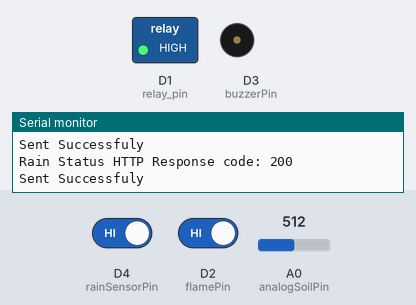
The sketch below on a simulated ESP8266 (NodeMCU). Shown: switched loads named in the sketch (green lamp = pin HIGH), buzzer (waves = sounding, pin HIGH), the last lines printed to the serial monitor. The inputs (shaded band) are chosen by the test bench; at power-on: D2 (flamePin) HIGH, A0 (analogSoilPin) = 512, D4 (rainSensorPin) HIGH. WiFi joins after 1.5 s; servers stay silent unless stated; uploads are accepted with an empty reply.

Above: at 3.0 s.
3.1 s: D2 (flamePin) driven LOW
At 8.9 s:
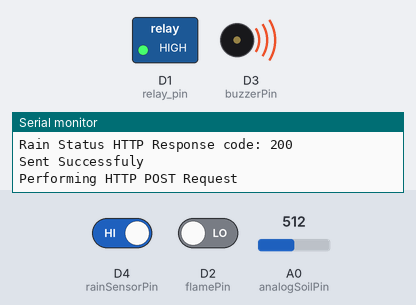
10.0 s: A0 (analogSoilPin) set to 632
16.9 s: A0 (analogSoilPin) set to 652
At 20.7 s:
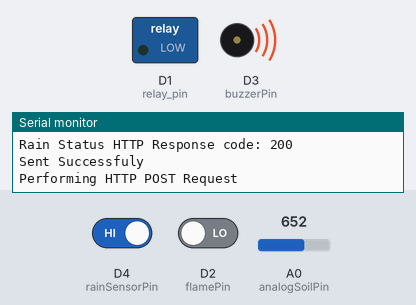
23.8 s: A0 (analogSoilPin) set to 511
At 27.8 s:
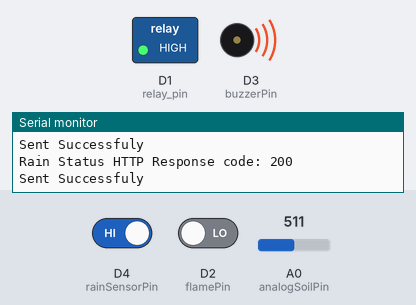
30.7 s: A0 (analogSoilPin) set to 716
At 33.7 s:
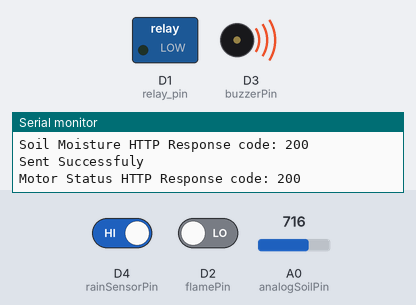
Timing chart, 0 to 35.2 s (numbered marks = the images above; inputs shaded):
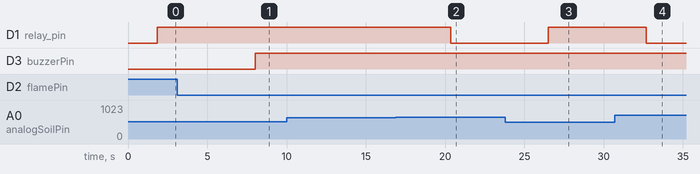

The sketch:

Board_1_Post_Request.ino
```cpp
#include <ESP8266WiFi.h>
#include <ESP8266HTTPClient.h>
#include <ArduinoJson.h>

const char* ssid = "Error 404";
const char* password = "Error404_there_is_no_password&";
const char* server = "mazr3ty-back.onrender.com";
const int port = 443; // HTTPS port

WiFiClientSecure client;

const char* email = "abdalrahmanhendawy@gmail.com";
const char* pass = "123456789";

String accessToken; // Store the access token

const int analogSoilPin = A0;   // Soil moisture sensor pin
const int relay_pin = D1;       // Motor relay pin
const int flamePin = D2;        // Flame sensor pin
const int buzzerPin = D3;       // Buzzer pin
const int rainSensorPin = D4;   // Rain sensor pin

void setup() {
    Serial.begin(9600);
    delay(100);

    // Connect to Wi-Fi
    WiFi.begin(ssid, password);
    Serial.print("Connecting to WiFi");
    while (WiFi.status() != WL_CONNECTED) {
        delay(500);
        Serial.print(".");
    }
    Serial.println("Connected to WiFi");

    // Set the root CA certificate
    client.setInsecure();

    // Authenticate user
    if (!authenticateUser()) {
        Serial.println("\nAuthentication failed! You don't have access to Login to send or get data");
        return;
    }
    else {
        Serial.println("\nWelcome Mohamed Nabih.. Just a second and i will Send the Requests ♥ ");
    }


    // Initialize pins
    pinMode(relay_pin, OUTPUT);
    pinMode(flamePin, INPUT);
    pinMode(buzzerPin, OUTPUT);
    pinMode(rainSensorPin, INPUT);
}

void loop() {
    // Check WiFi connection status
    if (WiFi.status() == WL_CONNECTED) {
        Serial.println("\nPerforming HTTP POST Request\n");

        // Read soil moisture sensor value and Motor State
        int moistureValueSensor = analogRead(analogSoilPin);
        int moistureValue = map(moistureValueSensor,1017,100,0,100);
        bool motorStatus = getMotorStatus(moistureValue);

        // Read flame sensor value
        bool fireStatus = detectFire();

        // Read rain sensor value
        bool rainStatus = detectRain();

        // Create a JSON document for soil moisture
        DynamicJsonDocument soilMoistureJson(200);
        soilMoistureJson["outputPercentage"] = moistureValue;
        String soilMoisturePayload;
        serializeJson(soilMoistureJson, soilMoisturePayload);

        // Create a JSON document for motor status
        DynamicJsonDocument motorStatusJson(200);
        motorStatusJson["motorStatus"] = motorStatus;
        String motorStatusPayload;
        serializeJson(motorStatusJson, motorStatusPayload);

        // Create a JSON document for flame status
        DynamicJsonDocument flameStatusJson(200);
        flameStatusJson["fireStatus"] = fireStatus;
        String flameStatusPayload;
        serializeJson(flameStatusJson, flameStatusPayload);

        // Create a JSON document for rain status
        DynamicJsonDocument rainStatusJson(200);
        rainStatusJson["rainStatus"] = rainStatus;
        String rainStatusPayload;
        serializeJson(rainStatusJson, rainStatusPayload);


        if (authenticateUser()) {

            int soilMoistureResponse = sendPostRequest("/api/sensor/soil-moisture", soilMoisturePayload);
            int motorStatusResponse = sendPostRequest("/api/sensor/pump", motorStatusPayload);
            int flameStatusResponse = sendPostRequest("/api/sensor/flame", flameStatusPayload);
            int rainStatusResponse = sendPostRequest("/api/sensor/rain-drop", rainStatusPayload);

            // Print responses
          if(soilMoistureResponse==HTTP_CODE_OK && motorStatusResponse == HTTP_CODE_OK && flameStatusResponse == HTTP_CODE_OK && rainStatusResponse == HTTP_CODE_OK) {
              Serial.print("Soil Moisture HTTP Response code: ");
              Serial.println(soilMoistureResponse);
              Serial.println("Sent Successfuly");
              Serial.print("Motor Status HTTP Response code: ");
              Serial.println(motorStatusResponse);
              Serial.println("Sent Successfuly");
              Serial.print("Flame Status HTTP Response code: ");
              Serial.println(flameStatusResponse);
              Serial.println("Sent Successfuly");
              Serial.print("Rain Status HTTP Response code: ");
              Serial.println(rainStatusResponse);
              Serial.println("Sent Successfuly");
          }
        }


    } else {
        // Wi-Fi disconnected, attempt reconnection
        Serial.println("WiFi Disconnected, attempting reconnection");
        setup_wifi();

    }
    delay(5000);
}

/******************** Auth ******************/
bool authenticateUser() {
    DynamicJsonDocument loginJson(200);
    loginJson["email"] = email;
    loginJson["password"] = pass;

    String loginPayload;
    serializeJson(loginJson, loginPayload);

    HTTPClient http;
    String urll = String("https://") + server + ":" + port + "/api/auth/login";
    http.begin(client, urll);
    http.addHeader("Content-Type", "application/json");

    int loginResponse = http.POST(loginPayload);

    if (loginResponse == HTTP_CODE_OK) {
        // Authentication successful, parse access token
        String response = http.getString();
        DynamicJsonDocument authResponseJson(1024);
        deserializeJson(authResponseJson, response);
        accessToken = authResponseJson["tokens"]["access"]["token"].as<String>();
        http.end(); // Close the connection
        return true;
    } else {
        // Authentication failed
        http.end(); // Close the connection
        return false;
    }
}


/**************** Sensors ****************/

bool getMotorStatus(int moistureValue) {
    if (moistureValue < 40) {
        digitalWrite(relay_pin, LOW);
        return true; // Motor ON
    } else {
        digitalWrite(relay_pin, HIGH);
        return false; // Motor OFF
    }
}

bool detectFire() {
    int flameState = digitalRead(flamePin);
    if (flameState == LOW) {
        digitalWrite(buzzerPin, HIGH);
        return true; // Fire detected
    } else {
        digitalWrite(buzzerPin, LOW);
        return false; // No fire detected
    }
}

bool detectRain() {
    int rainState = digitalRead(rainSensorPin);
    return rainState == LOW; // Return true if raining, false otherwise
}

void setup_wifi() {
    // Connect to Wi-Fi
    WiFi.begin(ssid, password);
    Serial.print("Connecting to WiFi");
    while (WiFi.status() != WL_CONNECTED) {
        delay(500);
        Serial.print(".");
    }
    Serial.println("Connected to WiFi");
}

int sendPostRequest(String endpoint, String jsonPayload) {
    // Make a POST request to the specified endpoint
    HTTPClient http;
    String url = String("https://") + server + ":" + port + endpoint;
    http.begin(client, url);
    http.addHeader("Content-Type", "application/json");
    http.addHeader("Authorization", "Bearer " + accessToken);
    int httpResponseCode = http.POST(jsonPayload);
    http.end();

    return httpResponseCode;
}
```

Measured:
- the behaviour switches between 645 and 646 on A0 (analogSoilPin) (found by bisection; images 1 and 2)
- after the input at 3.1 s, D3 (buzzerPin): LOW → HIGH after 4.9 s
- after the input at 16.9 s, D1 (relay_pin): HIGH → LOW after 3.4 s
- after the input at 23.8 s, D1 (relay_pin): LOW → HIGH after 2.7 s
- after the input at 30.7 s, D1 (relay_pin): HIGH → LOW after 2.0 s
